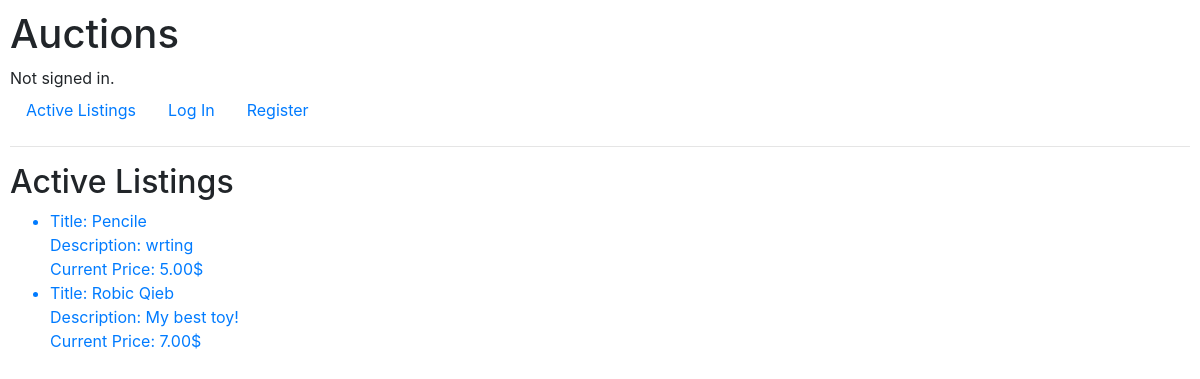
The page / on the database its author committed.
### auctions/models.py (models this page shows, shortened)
class AuctionListing(models.Model):
    status = models.BooleanField(default=True)
    title = models.CharField(max_length=100, null=False, blank=False)
    description = models.TextField(null=False, blank=False)
    image = models.URLField(null=True, blank=True)
    starting_price = models.DecimalField(
        max_digits=8,
        decimal_places=2,
        null=False,
        blank=False,
        validators=[MinValueValidator(0.01)],
    )
    current_price = models.DecimalField(
        max_digits=8,
        decimal_places=2,
        null=True,
        blank=True,
        validators=[MinValueValidator(0.01)],
    )
    time = models.DateTimeField(auto_now_add=True, null=False, blank=False)
    bidding_count = models.IntegerField(
        default=0, null=False, blank=False, validators=[MinValueValidator(0)]
    )
    highest_bid = models.OneToOneField(
        "Bid", on_delete=models.SET_NULL, null=True, blank=True
    )
    seller = models.ForeignKey(
        User,
        related_name="auction_listing",
        on_delete=models.CASCADE,
        null=False,
        blank=False,
    )
    category = models.ForeignKey(
        Category,
        related_name="auction_listing",
        on_delete=models.SET_DEFAULT,
        default=1,
        null=False,
        blank=False,
    )
    def __str__(self):
        return self.title

### auctions/views.py (the view)
# urls.py: path("", views.index, name="index"),
def index(request):
    listings = AuctionListing.objects.filter(status=True)
    return render(request, "auctions/index.html", {
        "listings": listings,
    })

### auctions/templates/auctions/index.html (shortened to what this page needs)
{% extends "auctions/layout.html" %}
{% block body %}
    <h2>Active Listings</h2>
    <ul>
        {% for listing in listings %}
            <a href="{% url 'listing' listing.pk %}">
                <li>
                    <div>Title: {{ listing }}</div>
                    <div>Description: {{ listing.description }}</div>
                    <div>Current Price: {{ listing.current_price }}$</div>
                </li>
            </a>
        {% empty %}
            <li>No listings.</li>
        {% endfor %}
    </ul>
{% endblock %}

### auctions/static/auctions/styles.css (style rules this page uses)
body { padding: 10px; }

### rows shown on the page
AuctionListing: title "Pencile", description "wrting", current_price "5.00"
AuctionListing: title "Robic Qieb", description "My best toy!", current_price "7.00"
